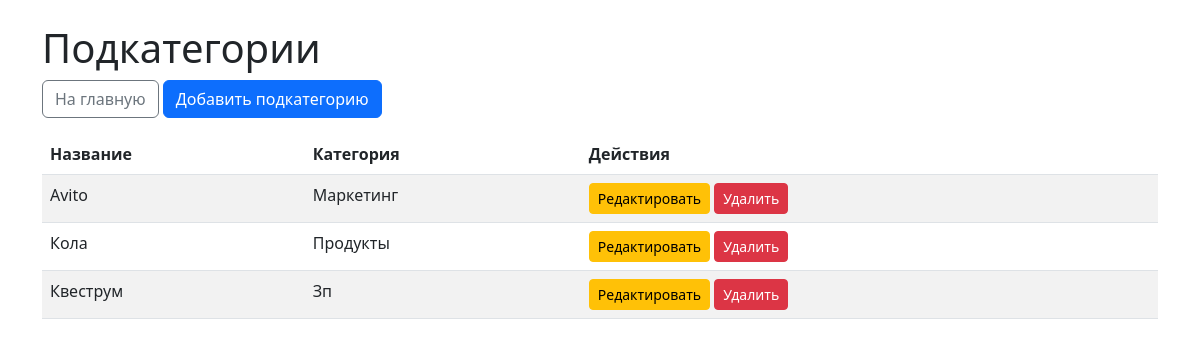
The page /subcategories/ on the database as committed earlier.
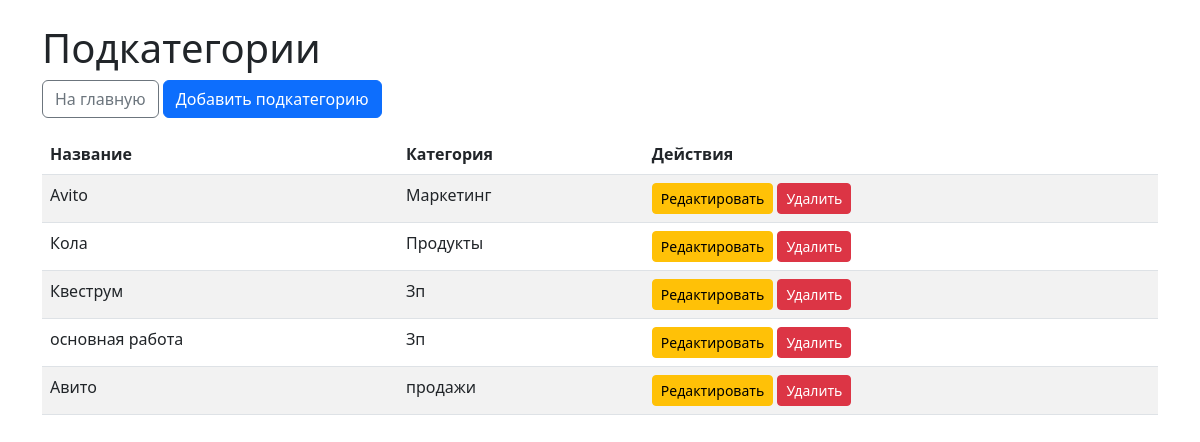
The same page on the database as committed later.
### dds/models.py (models this page shows, shortened)
class Subcategory(models.Model):
    name = models.CharField(max_length=100, unique=True)
    category = models.ForeignKey(Category, on_delete=models.CASCADE, related_name='subcategories')
    class Meta:
        verbose_name = 'Подкатегория'
        verbose_name_plural = 'Подкатегории'

class Category(models.Model):
    name = models.CharField(max_length=100, unique=True)
    type = models.ForeignKey(Type, on_delete=models.CASCADE, related_name='categories')
    def __str__(self):
        return self.name
    class Meta:
        verbose_name = 'Категория'
        verbose_name_plural = 'Категории'

### dds/views.py (the view)
# urls.py: path('subcategories/', views.subcategory_list, name='subcategory_list'),
def subcategory_list(request):
    subcategories = Subcategory.objects.all()
    return render(request, 'dds/subcategory_list.html', {'subcategories': subcategories})

### templates/dds/subcategory_list.html (shortened to what this page needs)
<!DOCTYPE html>
<html lang="ru">
<head>
    <link href="https://cdn.jsdelivr.net/npm/bootstrap@5.3.0/dist/css/bootstrap.min.css" rel="stylesheet">
</head>
<body>
    <div class="container">
        <h1 class="mt-4">Подкатегории</h1>
        <a href="{% url 'cashflow_list' %}" class="btn btn-outline-secondary mb-3">На главную</a>
        <a href="{% url 'subcategory_create' %}" class="btn btn-primary mb-3">Добавить подкатегорию</a>
        <table class="table table-striped">
            <thead>
                <tr>
                    <th>Название</th>
                    <th>Категория</th>
                    <th>Действия</th>
                </tr>
            </thead>
            <tbody>
                {% for subcategory in subcategories %}
                    <tr>
                        <td>{{ subcategory.name }}</td>
                        <td>{{ subcategory.category }}</td>
                        <td>
                            <a href="{% url 'subcategory_edit' subcategory.pk %}" class="btn btn-sm btn-warning">Редактировать</a>
                            <a href="{% url 'subcategory_delete' subcategory.pk %}" class="btn btn-sm btn-danger">Удалить</a>
                        </td>
                    </tr>
                {% empty %}
                    <tr><td colspan="3" class="text-center">Подкатегории отсутствуют</td></tr>
                {% endfor %}
            </tbody>
        </table>
    </div>
</body>
</html>

Rows that differ between the two databases and show on the page:
added Subcategory: name "основная работа", category "Зп"
added Subcategory: name "Авито", category "продажи"
